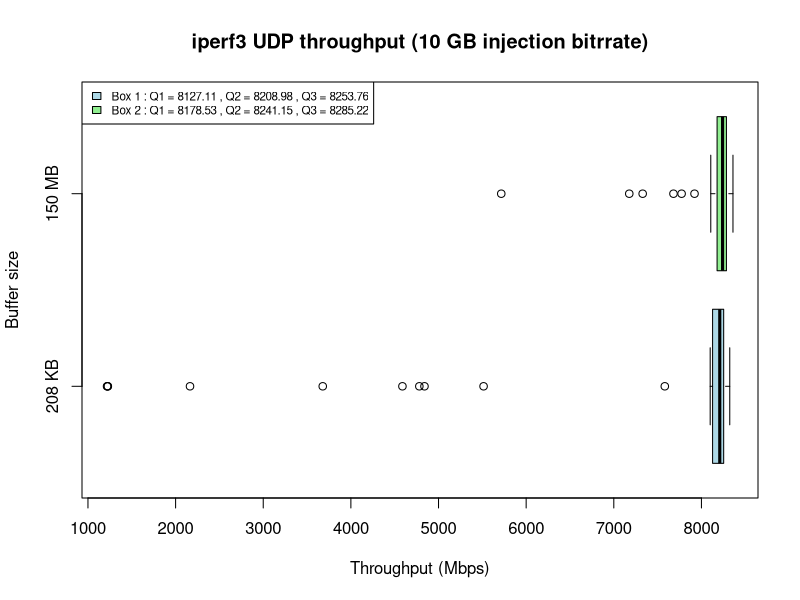

R code for this plot:
# Sample data for multiple boxes
data1 <- read.table("udp-box-plot-212992-10000.txt", header = FALSE)
data2 <- read.table("udp-box-plot-157286400-10000.txt", header = FALSE)

# Define custom y-axis values
#y_values <- c("208 KB", "150 MB")

# Combine data into a matrix
data_matrix <- cbind(data1, data2)

column_names <- c("208 KB", "150 MB")

# Set the column names for the data_matrix
colnames(data_matrix) <- column_names


# Create a boxplot with multiple boxes
bp <- boxplot(data_matrix, horizontal=TRUE, main="iperf3 UDP throughput (10 GB injection bitrrate)", xlab="Throughput (Mbps)", ylab="Buffer size", col=c("lightblue", "lightgreen"), outline=TRUE)

# Calculate quartiles and median for each box
q1 <- bp$stats[2, ]
q3 <- bp$stats[4, ]
median_val <- bp$stats[3, ]

# Create custom legend labels
legend_labels <- sapply(1:ncol(data_matrix), function(i) {
  paste("Box", i, ": Q1 =", round(q1[i], 2), ", Q2 =", round(median_val[i], 2), ", Q3 =", round(q3[i], 2))
})

# Create a legend
legend("topleft", legend=legend_labels, fill=c("lightblue", "lightgreen"), cex = 0.7)

